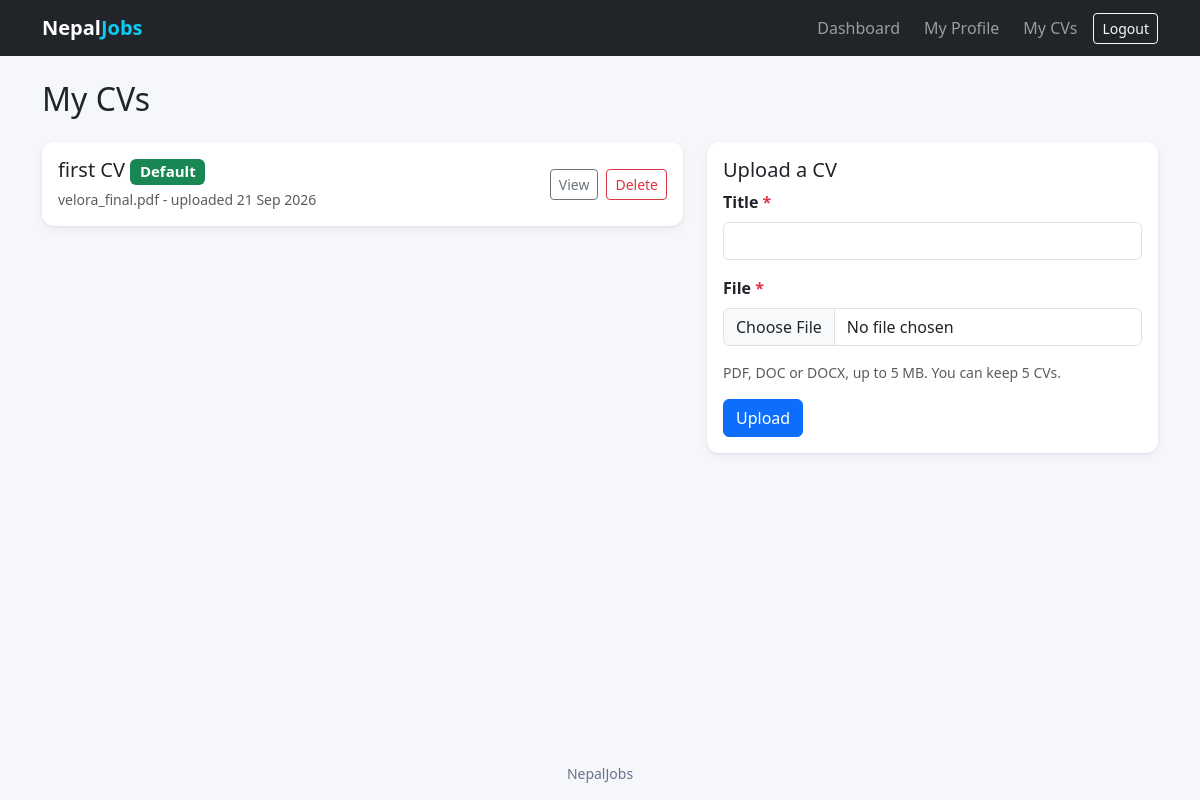
Screenshot of /accounts/cvs/ (signed in) with the database file from the repository.
### accounts/models.py (models this page shows, shortened)
class CV(models.Model):
    profile = models.ForeignKey(JobseekerProfile, on_delete=models.CASCADE, related_name="cvs")
    title = models.CharField(max_length=100)
    file = models.FileField(
        upload_to=cv_upload_path,
        storage=private_storage,
        validators=[FileExtensionValidator(["pdf", "doc", "docx"]), validate_cv_size],
    )
    original_filename = models.CharField(max_length=255)
    is_default = models.BooleanField(default=False)
    is_active = models.BooleanField(default=True)
    uploaded_at = models.DateTimeField(auto_now_add=True)
    class Meta:
        ordering = ["-uploaded_at"]
        verbose_name = "CV"
        constraints = [
            models.UniqueConstraint(
                fields=["profile"],
                condition=Q(is_default=True, is_active=True),
                name="one_default_cv_per_profile",
            )
        ]

### accounts/views.py (the view, shortened to what this page needs)
# urls.py: path("cvs/", views.cv_list, name="cv_list"),
@jobseeker_required
def cv_list(request):
    profile = request.user.jobseeker_profile
    cvs = profile.cvs.filter(is_active=True)
    form = CVUploadForm(request.POST or None, request.FILES or None)
    return render(request, "accounts/cv_list.html", {"form": form, "cvs": cvs, "max_cvs": MAX_ACTIVE_CVS})

### accounts/forms.py
class CVUploadForm(BootstrapFormMixin, forms.ModelForm):
    class Meta:
        model = CV
        fields = ("title", "file")

### accounts/models.py (called while the page is built)
    @property
    def is_jobseeker(self):
        return self.role == self.Role.JOBSEEKER

### templates/accounts/cv_list.html (shortened to what this page needs)
{% extends 'base.html' %}
{% block content %}
<h2 class="mb-4">My CVs</h2>
<div class="row g-4">
  <div class="col-md-7">
    {% for cv in cvs %}
    <div class="card mb-3">
      <div class="card-body d-flex justify-content-between align-items-center flex-wrap gap-2">
        <div>
          <h5 class="mb-1">
            {{ cv.title }}
            {% if cv.is_default %}<span class="badge text-bg-success">Default</span>{% endif %}
          </h5>
          <div class="text-muted small">{{ cv.original_filename }} - uploaded {{ cv.uploaded_at|date:"j M Y" }}</div>
        </div>
        <div class="d-flex gap-2">
          <a class="btn btn-sm btn-outline-secondary" href="{% url 'cv_download' cv.pk %}" target="_blank">View</a>
          <form method="post" action="{% url 'cv_delete' cv.pk %}" onsubmit="return confirm('Delete this CV?');">
            <button class="btn btn-sm btn-outline-danger" type="submit">Delete</button>
          </form>
        </div>
      </div>
    </div>
    {% empty %}
    <p class="text-muted">You haven't uploaded a CV yet.</p>
    {% endfor %}
  </div>
  <div class="col-md-5">
    <div class="card">
      <div class="card-body">
        <h5 class="card-title">Upload a CV</h5>
        <form method="post" enctype="multipart/form-data">
          {% include 'includes/form_fields.html' %}
          <p class="form-text">PDF, DOC or DOCX, up to 5 MB. You can keep {{ max_cvs }} CVs.</p>
          <button class="btn btn-primary" type="submit">Upload</button>
        </form>
      </div>
    </div>
  </div>
</div>
{% endblock %}

### static/css/styles.css (style rules this page uses)
:root { --nj-dark: #0f172a; --nj-bg: #f5f7fb; --nj-muted: #64748b; }
body { background: var(--nj-bg); }
.card { border: 0; border-radius: 0.75rem; box-shadow: 0 1px 3px rgba(15, 23, 42, 0.08), 0 4px 12px rgba(15, 23, 42, 0.04); }

### rows the page displays
CV: title "first CV", is_default "Default", original_filename "velora_final.pdf", uploaded_at "21 Sep 2026"

### other values shown
{{ field.label }} "Title" "File"
{{ max_cvs }} "5"
